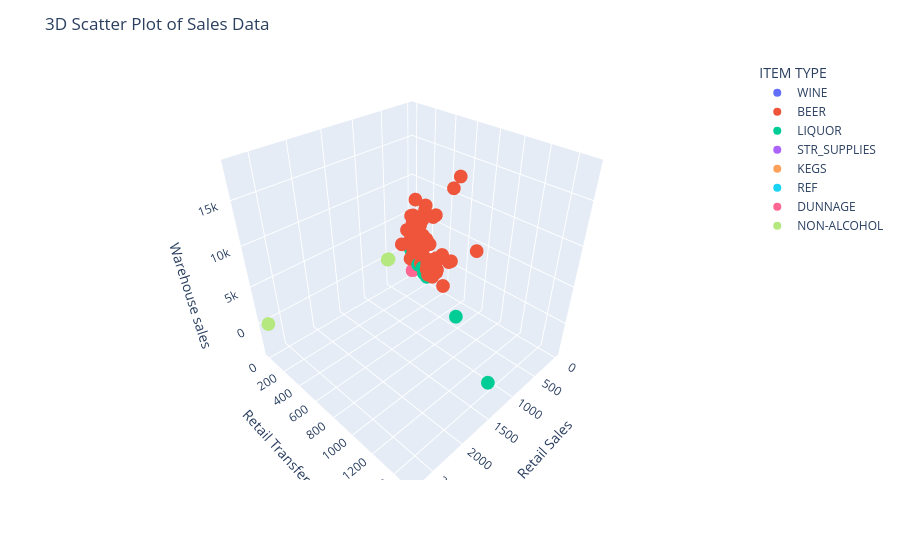

This figure's notebook cell:
### Code cell
fig = px.scatter_3d(df, x='RETAIL SALES', y = 'RETAIL TRANSFERS', z='WAREHOUSE SALES', color='ITEM TYPE')
fig.update_layout(title='3D Scatter Plot of Sales Data', scene = dict(xaxis_title="Retail Sales", 
                                                                      yaxis_title="Retail Transfers",
                                                                      zaxis_title = "Warehouse sales"))
fig.show()

### Figure 1 — Plotly figure (JSON) as saved in the notebook; plotly's stock layout.template omitted (floating-point values rounded to 4 significant figures; data arrays with more than 128 entries replaced by an {"elided": "..."} marker saying what was removed)
{"data": [{"hovertemplate": "ITEM TYPE=WINE<br>RETAIL SALES=%{x}<br>RETAIL TRANSFERS=%{y}<br>WAREHOUSE SALES=%{z}<extra></extra>", "legendgroup": "WINE", "marker": {"color": "#636efa", "symbol": "circle"}, "mode": "markers", "name": "WINE", "scene": "scene", "showlegend": true, "type": "scatter3d", "x": {"elided": "18680 float values"}, "y": {"elided": "18680 float values"}, "z": {"elided": "18680 float values"}}, {"hovertemplate": "ITEM TYPE=BEER<br>RETAIL SALES=%{x}<br>RETAIL TRANSFERS=%{y}<br>WAREHOUSE SALES=%{z}<extra></extra>", "legendgroup": "BEER", "marker": {"color": "#EF553B", "symbol": "circle"}, "mode": "markers", "name": "BEER", "scene": "scene", "showlegend": true, "type": "scatter3d", "x": {"elided": "4217 float values"}, "y": {"elided": "4217 float values"}, "z": {"elided": "4217 float values"}}, {"hovertemplate": "ITEM TYPE=LIQUOR<br>RETAIL SALES=%{x}<br>RETAIL TRANSFERS=%{y}<br>WAREHOUSE SALES=%{z}<extra></extra>", "legendgroup": "LIQUOR", "marker": {"color": "#00cc96", "symbol": "circle"}, "mode": "markers", "name": "LIQUOR", "scene": "scene", "showlegend": true, "type": "scatter3d", "x": {"elided": "5995 float values"}, "y": {"elided": "5995 float values"}, "z": {"elided": "5995 float values"}}, {"hovertemplate": "ITEM TYPE=STR_SUPPLIES<br>RETAIL SALES=%{x}<br>RETAIL TRANSFERS=%{y}<br>WAREHOUSE SALES=%{z}<extra></extra>", "legendgroup": "STR_SUPPLIES", "marker": {"color": "#ab63fa", "symbol": "circle"}, "mode": "markers", "name": "STR_SUPPLIES", "scene": "scene", "showlegend": true, "type": "scatter3d", "x": [0.1, 0.4, 10.6, 2.1, 14.69, 2.8, 0.2, 0.4, 47.72, 5.71, 0.08, 7.4, 9.0, 4.0, 38.0, 3.89, 0.4, 5.94, 0.0, 0.0, 0.0, 0.0, 0.0, 0.0, 0.3, 0.8, 6.1, 0.4, 12.51, 3.8, 0.2, 31.68, 5.47, 4.74, 7.1, 8.0, 0.08, 0.73, 4.06, 0.0, 0.0, 0.0, 0.0, 0.0, 0.0, 0.16, 28.84, 0.25, 0.04, 0.48, 2.8, 0.6, 1.3, 1.5, 17.06, 0.7, 0.2, 0.6, 25.4, 5.1, 15.0, 0.4, 5.77], "y": [0.0, 0.0, 0.0, 6.0, 18.0, 0.0, 0.0, 0.0, 64.0, 6.0, 0.0, 10.0, 32.0, 0.0, 0.0, 0.0, 0.0, 4.0, 22.0, 76.0, 14.0, 50.0, 15.0, 27.0, 0.0, 0.0, 20.0, 0.0, 17.0, 10.0, 0.0, 25.0, 8.0, 4.0, 14.0, 0.0, 0.0, 0.0, 0.0, 46.0, 65.0, 94.0, 103.0, 56.0, 29.0, 0.0, 10.0, 0.0, 0.0, 0.0, 2.0, 0.0, 0.0, 0.0, 11.0, 0.0, 0.0, 0.0, 32.0, 5.0, 0.0, 0.0, 0.0], "z": [0.0, 0.0, 0.0, 0.0, 0.0, 0.0, 0.0, 0.0, 0.0, 0.0, 0.0, 0.0, 0.0, 0.0, 0.0, 0.0, 0.0, 0.0, 0.0, 0.0, 0.0, 0.0, 0.0, 0.0, 0.0, 0.0, 0.0, 0.0, 0.0, 0.0, 0.0, 0.0, 0.0, 0.0, 0.0, 0.0, 0.0, 0.0, 0.0, 0.0, 0.0, 0.0, 0.0, 0.0, 0.0, 0.0, 0.0, 0.0, 0.0, 0.0, 0.0, 0.0, 0.0, 0.0, 0.0, 0.0, 0.0, 0.0, 0.0, 0.0, 0.0, 0.0, 0.0]}, {"hovertemplate": "ITEM TYPE=KEGS<br>RETAIL SALES=%{x}<br>RETAIL TRANSFERS=%{y}<br>WAREHOUSE SALES=%{z}<extra></extra>", "legendgroup": "KEGS", "marker": {"color": "#FFA15A", "symbol": "circle"}, "mode": "markers", "name": "KEGS", "scene": "scene", "showlegend": true, "type": "scatter3d", "x": {"elided": "808 float values"}, "y": {"elided": "808 float values"}, "z": {"elided": "808 float values"}}, {"hovertemplate": "ITEM TYPE=REF<br>RETAIL SALES=%{x}<br>RETAIL TRANSFERS=%{y}<br>WAREHOUSE SALES=%{z}<extra></extra>", "legendgroup": "REF", "marker": {"color": "#19d3f3", "symbol": "circle"}, "mode": "markers", "name": "REF", "scene": "scene", "showlegend": true, "type": "scatter3d", "x": [16.1, -0.08, 0.0, 0.0, 8.17, 0.0, 0.0, 22.08], "y": [25.0, 0.0, 0.0, 0.0, 9.0, 0.0, 0.0, 0.0], "z": [0.0, 0.0, -1028.0, -77.0, 0.0, -190.0, -34.0, 0.0]}, {"hovertemplate": "ITEM TYPE=DUNNAGE<br>RETAIL SALES=%{x}<br>RETAIL TRANSFERS=%{y}<br>WAREHOUSE SALES=%{z}<extra></extra>", "legendgroup": "DUNNAGE", "marker": {"color": "#FF6692", "symbol": "circle"}, "mode": "markers", "name": "DUNNAGE", "scene": "scene", "showlegend": true, "type": "scatter3d", "x": [0.0, 0.0, 0.0, 0.0, 0.0, 0.0, 0.0, 0.0, 0.0, 0.0, 0.0, 0.0, 0.0], "y": [0.0, 0.0, 0.0, 0.0, 0.0, 0.0, 0.0, 0.0, 0.0, 0.0, 0.0, 0.0, 0.0], "z": [-12.0, -3999.0, -934.0, -287.0, -2.0, -1675.0, -362.0, -168.0, -1876.0, -2.0, -2070.0, -562.0, -166.0]}, {"hovertemplate": "ITEM TYPE=NON-ALCOHOL<br>RETAIL SALES=%{x}<br>RETAIL TRANSFERS=%{y}<br>WAREHOUSE SALES=%{z}<extra></extra>", "legendgroup": "NON-ALCOHOL", "marker": {"color": "#B6E880", "symbol": "circle"}, "mode": "markers", "name": "NON-ALCOHOL", "scene": "scene", "showlegend": true, "type": "scatter3d", "x": {"elided": "216 float values"}, "y": {"elided": "216 float values"}, "z": {"elided": "216 float values"}}], "layout": {"legend": {"title": {"text": "ITEM TYPE"}, "tracegroupgap": 0}, "margin": {"t": 60}, "scene": {"domain": {"x": [0, 1], "y": [0, 1]}, "xaxis": {"title": {"text": "Retail Sales"}}, "yaxis": {"title": {"text": "Retail Transfers"}}, "zaxis": {"title": {"text": "Warehouse sales"}}}, "title": {"text": "3D Scatter Plot of Sales Data"}}}
